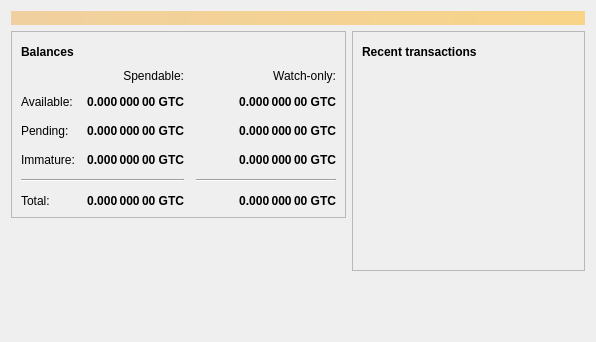
<?xml version="1.0" encoding="UTF-8"?>
<ui version="4.0">
 <class>OverviewPage</class>
 <widget class="QWidget" name="OverviewPage">
  <property name="geometry">
   <rect>
    <x>0</x>
    <y>0</y>
    <width>596</width>
    <height>342</height>
   </rect>
  </property>
  <property name="windowTitle">
   <string>Form</string>
  </property>
  <layout class="QVBoxLayout" name="topLayout">
   <item>
    <widget class="QLabel" name="labelAlerts">
     <property name="visible">
      <bool>false</bool>
     </property>
     <property name="styleSheet">
      <string notr="true">QLabel { background-color: qlineargradient(x1: 0, y1: 0, x2: 1, y2: 0, stop:0 #F0D0A0, stop:1 #F8D488); color:#000000; }</string>
     </property>
     <property name="wordWrap">
      <bool>true</bool>
     </property>
     <property name="margin">
      <number>3</number>
     </property>
     <property name="textInteractionFlags">
      <set>Qt::TextSelectableByMouse</set>
     </property>
    </widget>
   </item>
   <item>
    <layout class="QHBoxLayout" name="horizontalLayout" stretch="1,1">
     <item>
      <layout class="QVBoxLayout" name="verticalLayout_2">
       <item>
        <widget class="QFrame" name="frame">
         <property name="frameShape">
          <enum>QFrame::StyledPanel</enum>
         </property>
         <property name="frameShadow">
          <enum>QFrame::Raised</enum>
         </property>
         <layout class="QVBoxLayout" name="verticalLayout_4">
          <item>
           <layout class="QHBoxLayout" name="horizontalLayout_4">
            <item>
             <widget class="QLabel" name="label_5">
              <property name="font">
               <font>
                <weight>75</weight>
                <bold>true</bold>
               </font>
              </property>
              <property name="text">
               <string>Balances</string>
              </property>
             </widget>
            </item>
            <item>
             <widget class="QPushButton" name="labelWalletStatus">
              <property name="enabled">
               <bool>true</bool>
              </property>
              <property name="maximumSize">
               <size>
                <width>30</width>
                <height>16777215</height>
               </size>
              </property>
              <property name="toolTip">
               <string>The displayed information may be out of date. Your wallet automatically synchronizes with the Gatorcoin network after a connection is established, but this process has not completed yet.</string>
              </property>
              <property name="text">
               <string/>
              </property>
              <property name="icon">
               <iconset resource="../bitcoin.qrc">
                <normaloff>:/icons/warning</normaloff>
                <disabledoff>:/icons/warning</disabledoff>:/icons/warning</iconset>
              </property>
              <property name="iconSize">
               <size>
                <width>24</width>
                <height>24</height>
               </size>
              </property>
              <property name="flat">
               <bool>true</bool>
              </property>
             </widget>
            </item>
            <item>
             <spacer name="horizontalSpacer_3">
              <property name="orientation">
               <enum>Qt::Horizontal</enum>
              </property>
              <property name="sizeHint" stdset="0">
               <size>
                <width>40</width>
                <height>20</height>
               </size>
              </property>
             </spacer>
            </item>
           </layout>
          </item>
          <item>
           <layout class="QGridLayout" name="gridLayout">
            <property name="spacing">
             <number>12</number>
            </property>
            <item row="2" column="2">
             <widget class="QLabel" name="labelWatchPending">
              <property name="font">
               <font>
                <weight>75</weight>
                <bold>true</bold>
               </font>
              </property>
              <property name="cursor">
               <cursorShape>IBeamCursor</cursorShape>
              </property>
              <property name="toolTip">
               <string>Unconfirmed transactions to watch-only addresses</string>
              </property>
              <property name="text">
               <string notr="true">0.000 000 00 GTC</string>
              </property>
              <property name="alignment">
               <set>Qt::AlignRight|Qt::AlignTrailing|Qt::AlignVCenter</set>
              </property>
              <property name="textInteractionFlags">
               <set>Qt::LinksAccessibleByMouse|Qt::TextSelectableByKeyboard|Qt::TextSelectableByMouse</set>
              </property>
             </widget>
            </item>
            <item row="2" column="1">
             <widget class="QLabel" name="labelUnconfirmed">
              <property name="font">
               <font>
                <weight>75</weight>
                <bold>true</bold>
               </font>
              </property>
              <property name="cursor">
               <cursorShape>IBeamCursor</cursorShape>
              </property>
              <property name="toolTip">
               <string>Total of transactions that have yet to be confirmed, and do not yet count toward the spendable balance</string>
              </property>
              <property name="text">
               <string notr="true">0.000 000 00 GTC</string>
              </property>
              <property name="alignment">
               <set>Qt::AlignRight|Qt::AlignTrailing|Qt::AlignVCenter</set>
              </property>
              <property name="textInteractionFlags">
               <set>Qt::LinksAccessibleByMouse|Qt::TextSelectableByKeyboard|Qt::TextSelectableByMouse</set>
              </property>
             </widget>
            </item>
            <item row="3" column="2">
             <widget class="QLabel" name="labelWatchImmature">
              <property name="font">
               <font>
                <weight>75</weight>
                <bold>true</bold>
               </font>
              </property>
              <property name="cursor">
               <cursorShape>IBeamCursor</cursorShape>
              </property>
              <property name="toolTip">
               <string>Mined balance in watch-only addresses that has not yet matured</string>
              </property>
              <property name="text">
               <string notr="true">0.000 000 00 GTC</string>
              </property>
              <property name="alignment">
               <set>Qt::AlignRight|Qt::AlignTrailing|Qt::AlignVCenter</set>
              </property>
              <property name="textInteractionFlags">
               <set>Qt::LinksAccessibleByMouse|Qt::TextSelectableByKeyboard|Qt::TextSelectableByMouse</set>
              </property>
             </widget>
            </item>
            <item row="4" column="0" colspan="2">
             <widget class="Line" name="line">
              <property name="orientation">
               <enum>Qt::Horizontal</enum>
              </property>
             </widget>
            </item>
            <item row="4" column="2">
             <widget class="Line" name="lineWatchBalance">
              <property name="sizePolicy">
               <sizepolicy hsizetype="Preferred" vsizetype="Fixed">
                <horstretch>0</horstretch>
                <verstretch>0</verstretch>
               </sizepolicy>
              </property>
              <property name="minimumSize">
               <size>
                <width>140</width>
                <height>0</height>
               </size>
              </property>
              <property name="orientation">
               <enum>Qt::Horizontal</enum>
              </property>
             </widget>
            </item>
            <item row="5" column="0">
             <widget class="QLabel" name="labelTotalText">
              <property name="text">
               <string>Total:</string>
              </property>
             </widget>
            </item>
            <item row="3" column="1">
             <widget class="QLabel" name="labelImmature">
              <property name="font">
               <font>
                <weight>75</weight>
                <bold>true</bold>
               </font>
              </property>
              <property name="cursor">
               <cursorShape>IBeamCursor</cursorShape>
              </property>
              <property name="toolTip">
               <string>Mined balance that has not yet matured</string>
              </property>
              <property name="text">
               <string notr="true">0.000 000 00 GTC</string>
              </property>
              <property name="alignment">
               <set>Qt::AlignRight|Qt::AlignTrailing|Qt::AlignVCenter</set>
              </property>
              <property name="textInteractionFlags">
               <set>Qt::LinksAccessibleByMouse|Qt::TextSelectableByKeyboard|Qt::TextSelectableByMouse</set>
              </property>
             </widget>
            </item>
            <item row="2" column="3">
             <spacer name="horizontalSpacer_2">
              <property name="orientation">
               <enum>Qt::Horizontal</enum>
              </property>
              <property name="sizeHint" stdset="0">
               <size>
                <width>40</width>
                <height>20</height>
               </size>
              </property>
             </spacer>
            </item>
            <item row="3" column="0">
             <widget class="QLabel" name="labelImmatureText">
              <property name="text">
               <string>Immature:</string>
              </property>
             </widget>
            </item>
            <item row="5" column="1">
             <widget class="QLabel" name="labelTotal">
              <property name="font">
               <font>
                <weight>75</weight>
                <bold>true</bold>
               </font>
              </property>
              <property name="cursor">
               <cursorShape>IBeamCursor</cursorShape>
              </property>
              <property name="toolTip">
               <string>Your current total balance</string>
              </property>
              <property name="text">
               <string notr="true">0.000 000 00 GTC</string>
              </property>
              <property name="alignment">
               <set>Qt::AlignRight|Qt::AlignTrailing|Qt::AlignVCenter</set>
              </property>
              <property name="textInteractionFlags">
               <set>Qt::LinksAccessibleByMouse|Qt::TextSelectableByKeyboard|Qt::TextSelectableByMouse</set>
              </property>
             </widget>
            </item>
            <item row="5" column="2">
             <widget class="QLabel" name="labelWatchTotal">
              <property name="font">
               <font>
                <weight>75</weight>
                <bold>true</bold>
               </font>
              </property>
              <property name="cursor">
               <cursorShape>IBeamCursor</cursorShape>
              </property>
              <property name="toolTip">
               <string>Current total balance in watch-only addresses</string>
              </property>
              <property name="text">
               <string notr="true">0.000 000 00 GTC</string>
              </property>
              <property name="alignment">
               <set>Qt::AlignRight|Qt::AlignTrailing|Qt::AlignVCenter</set>
              </property>
              <property name="textInteractionFlags">
               <set>Qt::LinksAccessibleByMouse|Qt::TextSelectableByKeyboard|Qt::TextSelectableByMouse</set>
              </property>
             </widget>
            </item>
            <item row="0" column="2">
             <widget class="QLabel" name="labelWatchonly">
              <property name="text">
               <string>Watch-only:</string>
              </property>
              <property name="alignment">
               <set>Qt::AlignRight|Qt::AlignTrailing|Qt::AlignVCenter</set>
              </property>
             </widget>
            </item>
            <item row="1" column="0">
             <widget class="QLabel" name="labelBalanceText">
              <property name="text">
               <string>Available:</string>
              </property>
             </widget>
            </item>
            <item row="1" column="1">
             <widget class="QLabel" name="labelBalance">
              <property name="font">
               <font>
                <weight>75</weight>
                <bold>true</bold>
               </font>
              </property>
              <property name="cursor">
               <cursorShape>IBeamCursor</cursorShape>
              </property>
              <property name="toolTip">
               <string>Your current spendable balance</string>
              </property>
              <property name="text">
               <string notr="true">0.000 000 00 GTC</string>
              </property>
              <property name="alignment">
               <set>Qt::AlignRight|Qt::AlignTrailing|Qt::AlignVCenter</set>
              </property>
              <property name="textInteractionFlags">
               <set>Qt::LinksAccessibleByMouse|Qt::TextSelectableByKeyboard|Qt::TextSelectableByMouse</set>
              </property>
             </widget>
            </item>
            <item row="1" column="2">
             <widget class="QLabel" name="labelWatchAvailable">
              <property name="font">
               <font>
                <weight>75</weight>
                <bold>true</bold>
               </font>
              </property>
              <property name="cursor">
               <cursorShape>IBeamCursor</cursorShape>
              </property>
              <property name="toolTip">
               <string>Your current balance in watch-only addresses</string>
              </property>
              <property name="text">
               <string notr="true">0.000 000 00 GTC</string>
              </property>
              <property name="alignment">
               <set>Qt::AlignRight|Qt::AlignTrailing|Qt::AlignVCenter</set>
              </property>
              <property name="textInteractionFlags">
               <set>Qt::LinksAccessibleByMouse|Qt::TextSelectableByKeyboard|Qt::TextSelectableByMouse</set>
              </property>
             </widget>
            </item>
            <item row="2" column="0">
             <widget class="QLabel" name="labelPendingText">
              <property name="text">
               <string>Pending:</string>
              </property>
             </widget>
            </item>
            <item row="0" column="1">
             <widget class="QLabel" name="labelSpendable">
              <property name="text">
               <string>Spendable:</string>
              </property>
              <property name="alignment">
               <set>Qt::AlignRight|Qt::AlignTrailing|Qt::AlignVCenter</set>
              </property>
             </widget>
            </item>
           </layout>
          </item>
         </layout>
        </widget>
       </item>
       <item>
        <spacer name="verticalSpacer">
         <property name="orientation">
          <enum>Qt::Vertical</enum>
         </property>
         <property name="sizeHint" stdset="0">
          <size>
           <width>20</width>
           <height>40</height>
          </size>
         </property>
        </spacer>
       </item>
      </layout>
     </item>
     <item>
      <layout class="QVBoxLayout" name="verticalLayout_3">
       <item>
        <widget class="QFrame" name="frame_2">
         <property name="frameShape">
          <enum>QFrame::StyledPanel</enum>
         </property>
         <property name="frameShadow">
          <enum>QFrame::Raised</enum>
         </property>
         <layout class="QVBoxLayout" name="verticalLayout">
          <item>
           <layout class="QHBoxLayout" name="horizontalLayout_2">
            <item>
             <widget class="QLabel" name="label_4">
              <property name="font">
               <font>
                <weight>75</weight>
                <bold>true</bold>
               </font>
              </property>
              <property name="text">
               <string>Recent transactions</string>
              </property>
             </widget>
            </item>
            <item>
             <widget class="QPushButton" name="labelTransactionsStatus">
              <property name="enabled">
               <bool>true</bool>
              </property>
              <property name="maximumSize">
               <size>
                <width>30</width>
                <height>16777215</height>
               </size>
              </property>
              <property name="toolTip">
               <string>The displayed information may be out of date. Your wallet automatically synchronizes with the Gatorcoin network after a connection is established, but this process has not completed yet.</string>
              </property>
              <property name="text">
               <string/>
              </property>
              <property name="icon">
               <iconset resource="../bitcoin.qrc">
                <normaloff>:/icons/warning</normaloff>
                <disabledoff>:/icons/warning</disabledoff>:/icons/warning</iconset>
              </property>
              <property name="iconSize">
               <size>
                <width>24</width>
                <height>24</height>
               </size>
              </property>
              <property name="flat">
               <bool>true</bool>
              </property>
             </widget>
            </item>
            <item>
             <spacer name="horizontalSpacer">
              <property name="orientation">
               <enum>Qt::Horizontal</enum>
              </property>
              <property name="sizeHint" stdset="0">
               <size>
                <width>40</width>
                <height>20</height>
               </size>
              </property>
             </spacer>
            </item>
           </layout>
          </item>
          <item>
           <widget class="QListView" name="listTransactions">
            <property name="styleSheet">
             <string notr="true">QListView { background: transparent; }</string>
            </property>
            <property name="frameShape">
             <enum>QFrame::NoFrame</enum>
            </property>
            <property name="verticalScrollBarPolicy">
             <enum>Qt::ScrollBarAlwaysOff</enum>
            </property>
            <property name="horizontalScrollBarPolicy">
             <enum>Qt::ScrollBarAlwaysOff</enum>
            </property>
            <property name="selectionMode">
             <enum>QAbstractItemView::NoSelection</enum>
            </property>
           </widget>
          </item>
         </layout>
        </widget>
       </item>
       <item>
        <spacer name="verticalSpacer_2">
         <property name="orientation">
          <enum>Qt::Vertical</enum>
         </property>
         <property name="sizeHint" stdset="0">
          <size>
           <width>20</width>
           <height>40</height>
          </size>
         </property>
        </spacer>
       </item>
      </layout>
     </item>
    </layout>
   </item>
  </layout>
 </widget>
 <resources/>
 <connections/>
</ui>
